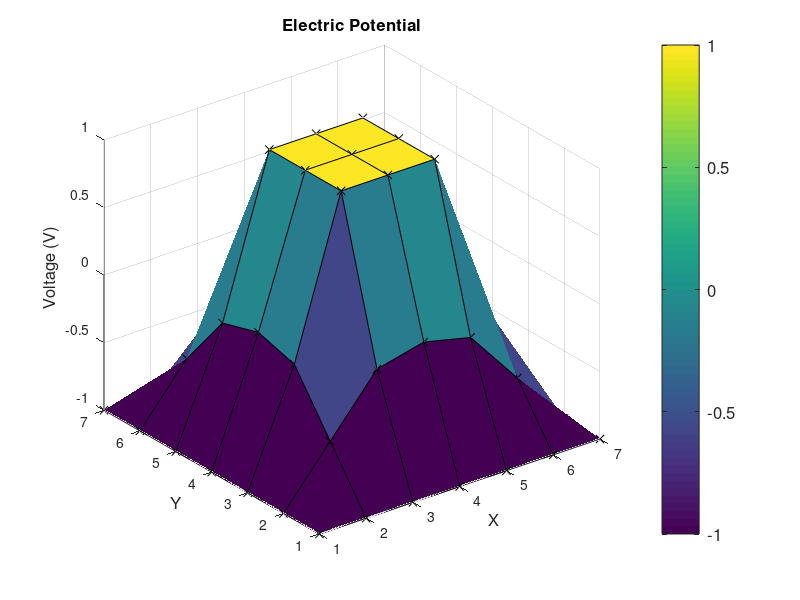

Recreate this plot in MATLAB. (Note: this script raises an error after producing the figure.)
function [] = Main()
    
    matrix = PerformCalculation(1, 3, 2);
    matrix
    
    figure(1)
    surf(matrix,'FaceColor','flat','EdgeColor','k','Marker','x','MarkerEdgeColor','k')
    xlabel('X','fontSize',12);
    ylabel('Y','fontSize',12);
    zlabel('Voltage (V)','fontSize',12);
    title('Electric Potential','fontsize',12);
    color = colorbar('location','eastoutside','fontsize',12,'Ticks',[-1,1],'TickLabels',{'Low','High'});
    color.Label.String = 'Electric Field Intensity';
    colormap('jet');
    
    figure(2)
    [FX,FY] = gradient(-matrix);
    quiver(FX,FY);
    xlabel('X','fontSize',12);
    ylabel('Y','fontSize',12);
    zlabel('Voltage/V','fontSize',12);
    title('Electric Potential','fontsize',12);
    grid on;
    grid minor;

end

function [resultMatrix] = PerformCalculation(a, b, N)
    inputMatrix = createMatrix(a, b, N);
    [rowSize, columnSize] = size(inputMatrix);
    newMatrix = zeros(rowSize, columnSize);
    loopStatus = 1;
    
    while (loopStatus == 1)
        loopStatus = 0;
        newMatrix(:) = -1;
        for j=2:(columnSize-1)
            for i=2:(rowSize-1)
                newMatrix(j, i) = FindAverage(inputMatrix(j, i - 1), inputMatrix(j - 1, i), inputMatrix(j, i + 1), inputMatrix(j + 1, i));
                if (newMatrix(j, i) - inputMatrix(j, i) > (10^-8))
                    loopStatus = 1;
                end
            end
        end
        %newMatrix(N+1:(2+N)+1, N+1:(2*N)+1) = 1;
        newMatrix(floor(rowSize/b + 1):floor(rowSize-rowSize/b + 1), floor(columnSize/b + 1):floor(columnSize-columnSize/b + 1)) = 1;
        inputMatrix = newMatrix;
    end
    
    resultMatrix = inputMatrix;
end

function [outputMatrix] = createMatrix(a, b, N)
    d = a/N;
    size = (b/d) + 1;
    matrix = zeros(size, size);
    matrix(:) = -1;
    %matrix(2:size-1, 2:size-1) = 0;
    matrix(floor(size/b + 1):floor(size-size/b + 1), floor(size/b + 1):floor(size-size/b + 1)) = 1;
    matrix(N+1:(2+N)+1, N+1:(2*N)+1) = 1;
    outputMatrix = matrix;
end

function [average] = FindAverage(left, top, right, bottom)
    average = (left + top + right + bottom)/4;
end